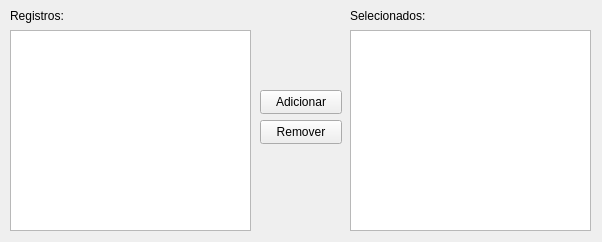
<?xml version="1.0" encoding="UTF-8"?>
<ui version="4.0">
 <class>ComponentEscolherRegistros</class>
 <widget class="QWidget" name="ComponentEscolherRegistros">
  <property name="geometry">
   <rect>
    <x>0</x>
    <y>0</y>
    <width>602</width>
    <height>242</height>
   </rect>
  </property>
  <property name="windowTitle">
   <string>Escolher Registros</string>
  </property>
  <widget class="QTableWidget" name="TableRegistros">
   <property name="geometry">
    <rect>
     <x>10</x>
     <y>30</y>
     <width>241</width>
     <height>201</height>
    </rect>
   </property>
   <property name="showGrid">
    <bool>false</bool>
   </property>
   <property name="sortingEnabled">
    <bool>true</bool>
   </property>
   <attribute name="horizontalHeaderDefaultSectionSize">
    <number>135</number>
   </attribute>
   <attribute name="horizontalHeaderShowSortIndicator" stdset="0">
    <bool>true</bool>
   </attribute>
   <attribute name="horizontalHeaderStretchLastSection">
    <bool>true</bool>
   </attribute>
  </widget>
  <widget class="QTableWidget" name="TableSelecionados">
   <property name="geometry">
    <rect>
     <x>350</x>
     <y>30</y>
     <width>241</width>
     <height>201</height>
    </rect>
   </property>
   <property name="showGrid">
    <bool>false</bool>
   </property>
   <property name="sortingEnabled">
    <bool>true</bool>
   </property>
   <attribute name="horizontalHeaderDefaultSectionSize">
    <number>135</number>
   </attribute>
   <attribute name="horizontalHeaderShowSortIndicator" stdset="0">
    <bool>true</bool>
   </attribute>
   <attribute name="horizontalHeaderStretchLastSection">
    <bool>true</bool>
   </attribute>
  </widget>
  <widget class="QPushButton" name="Adicionar">
   <property name="geometry">
    <rect>
     <x>260</x>
     <y>90</y>
     <width>82</width>
     <height>24</height>
    </rect>
   </property>
   <property name="text">
    <string>Adicionar</string>
   </property>
   <property name="icon">
    <iconset>
     <normaloff>../../assets/right.svg</normaloff>../../assets/right.svg</iconset>
   </property>
  </widget>
  <widget class="QLabel" name="RegistrosLabel">
   <property name="geometry">
    <rect>
     <x>10</x>
     <y>0</y>
     <width>142</width>
     <height>32</height>
    </rect>
   </property>
   <property name="text">
    <string>Registros:</string>
   </property>
  </widget>
  <widget class="QLabel" name="SelecionadosLabel">
   <property name="geometry">
    <rect>
     <x>350</x>
     <y>0</y>
     <width>142</width>
     <height>32</height>
    </rect>
   </property>
   <property name="text">
    <string>Selecionados:</string>
   </property>
  </widget>
  <widget class="QPushButton" name="Remover">
   <property name="geometry">
    <rect>
     <x>260</x>
     <y>120</y>
     <width>82</width>
     <height>24</height>
    </rect>
   </property>
   <property name="text">
    <string>Remover</string>
   </property>
   <property name="icon">
    <iconset>
     <normaloff>../../assets/left.svg</normaloff>../../assets/left.svg</iconset>
   </property>
  </widget>
 </widget>
 <resources/>
 <connections/>
</ui>
